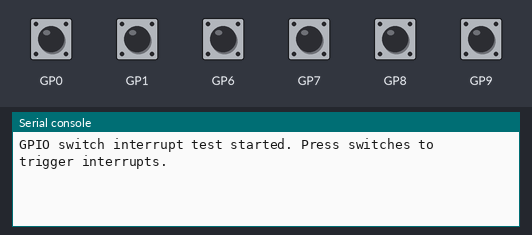
Bench run of a program on a simulated Raspberry Pi Pico running MicroPython. Parts: the last lines printed to the serial console. The test bench sets the inputs (shaded band); at power-on: GP0, GP1, GP6–9 HIGH.

Above: at 1.2 s.
1.3 s: GP0 pulled LOW for 0.15 s
At 2.1 s:
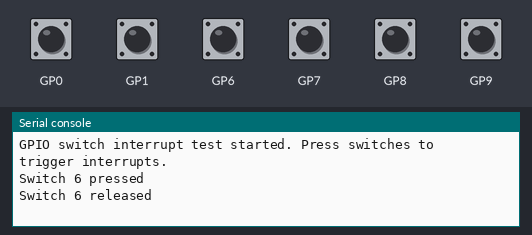
2.9 s: GP1 pulled LOW for 0.15 s
At 3.03 s:
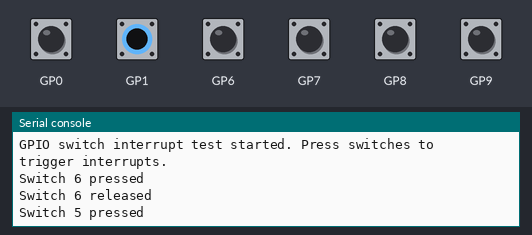
4.5 s: GP6 pulled LOW for 0.15 s
At 5.7 s:
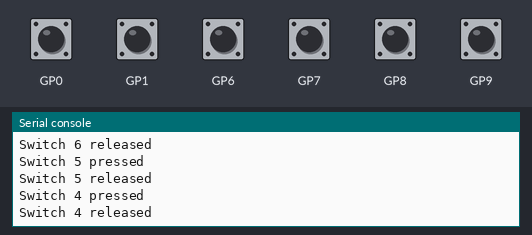
6.1 s: GP7 pulled LOW for 0.15 s
At 7.0 s:
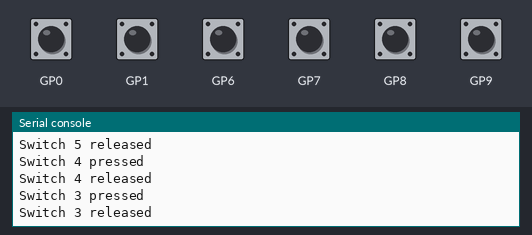
7.7 s: GP8 pulled LOW for 0.15 s
At 8.2 s:
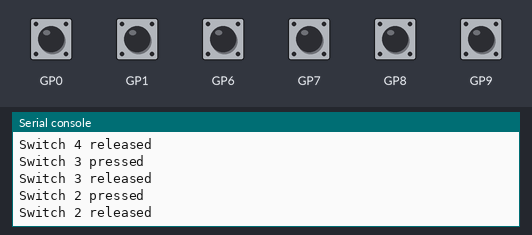
9.3 s: GP9 pulled LOW for 0.15 s
At 10.6 s:
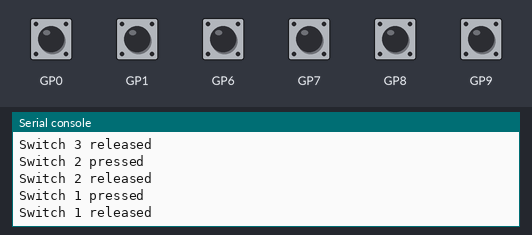
Timing chart, 0 to 11.9 s (numbered marks = the images above; inputs shaded):
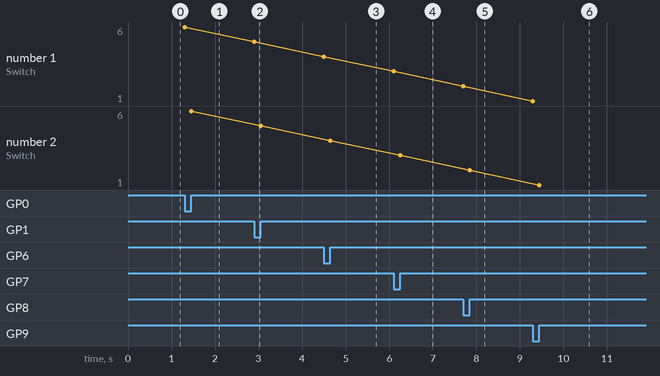

The program:

switch_gpio_test.py
```python
from machine import Pin
import time

# GPIO pins for switches
SWITCH_PINS = [9, 8, 7, 6, 1, 0]  # Replace with your actual GPIO pins
PULL_UP = True  # Set to False if using pull-down resistors
DEBOUNCE_DELAY = 0  # Debounce delay in milliseconds

# Track the state of each switch
switch_states = [1] * len(SWITCH_PINS)  # 1 = released, 0 = pressed
last_switch_click_time = [0] * len(SWITCH_PINS)  # Track last click time for debouncing

# Initialize GPIO pins for switches
switch_pins = []
for i, pin in enumerate(SWITCH_PINS):
    switch_pin = Pin(pin, Pin.IN, Pin.PULL_UP if PULL_UP else Pin.PULL_DOWN)
    switch_pin.irq(handler=lambda p, idx=i: handle_interrupt(p, idx), trigger=Pin.IRQ_FALLING | Pin.IRQ_RISING)
    switch_pins.append(switch_pin)

# Interrupt handler
def handle_interrupt(pin, idx):
    current_time = time.ticks_ms()
    if time.ticks_diff(current_time, last_switch_click_time[idx]) > DEBOUNCE_DELAY:
        last_switch_click_time[idx] = current_time
        current_state = pin.value()  # Read the state of the switch (0 = pressed, 1 = released)
        if current_state != switch_states[idx]:  # State changed
            switch_states[idx] = current_state
            if current_state == 0:  # Switch pressed
                print(f"Switch {idx + 1} pressed")
            else:  # Switch released
                print(f"Switch {idx + 1} released")

# Main loop
def main():
    print("GPIO switch interrupt test started. Press switches to trigger interrupts.")
    while True:
        time.sleep(1)  # Keep the program running

# Run the main loop
main()
```

Measured:
- after the input at 1.3 s, the serial console: prints a new line at once (image 1)
- after the input at 2.9 s, the serial console: prints a new line at once (image 2)
- after the input at 4.5 s, the serial console: prints a new line at once (image 3)
- after the input at 6.1 s, the serial console: prints a new line at once (image 4)
- after the input at 7.7 s, the serial console: prints a new line at once (image 5)
- after the input at 9.3 s, the serial console: prints a new line at once (image 6)
- plotted number 1: 6 → 5 after the input at 2.9 s, 5 → 4 after the input at 4.5 s, 4 → 3 after the input at 6.1 s, 3 → 2 after the input at 7.7 s, 2 → 1 after the input at 9.3 s
- plotted number 2: 6 → 5 after the input at 2.9 s, 5 → 4 after the input at 4.5 s, 4 → 3 after the input at 6.1 s, 3 → 2 after the input at 7.7 s, 2 → 1 after the input at 9.3 s
